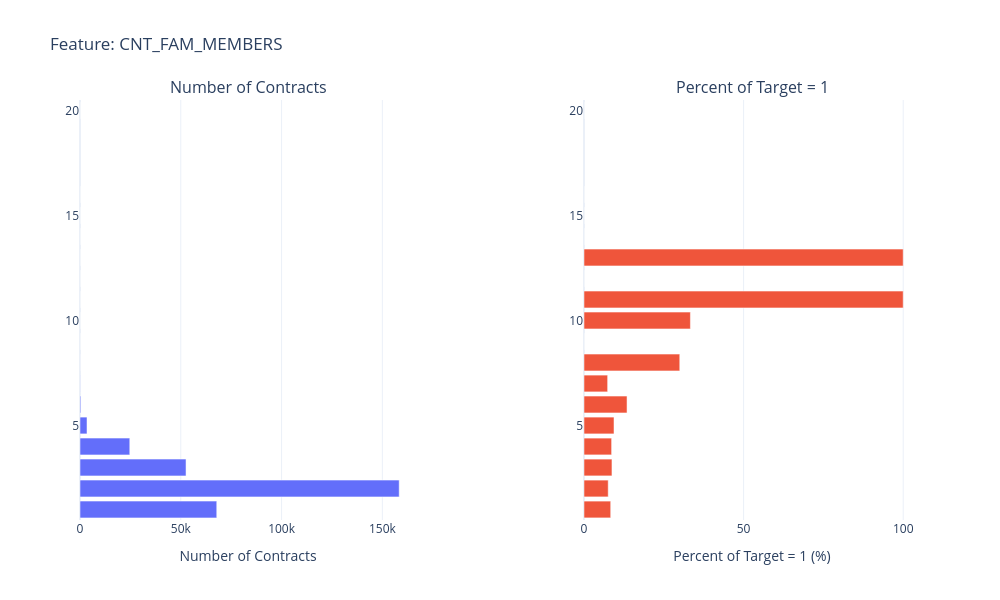

Notebook code for this chart:
### Markdown cell above
**Number of family members of client**

### Code cell
plot_stats('CNT_FAM_MEMBERS',True)

### Figure 1 — Plotly figure (JSON) as saved in the notebook; plotly's stock layout.template omitted (floating-point values rounded to 4 significant figures)
{"data": [{"orientation": "h", "type": "bar", "x": [1, 1, 1, 2, 2, 2, 2, 3, 6, 20, 81, 408, 3478, 24697, 52601, 67847, 158357], "xaxis": "x", "y": [11, 13, 15, 16, 20, 12, 14, 10, 9, 8, 7, 6, 5, 4, 3, 1, 2], "yaxis": "y"}, {"orientation": "h", "type": "bar", "x": [0, 0, 0, 0, 0, 0, 7.407, 7.583, 8.364, 8.649, 8.76, 9.402, 13.48, 30, 33.33, 100, 100], "xaxis": "x2", "y": [20, 14, 9, 16, 15, 12, 7, 2, 1, 4, 3, 5, 6, 8, 10, 13, 11], "yaxis": "y2"}], "layout": {"annotations": [{"font": {"size": 16}, "showarrow": false, "text": "Number of Contracts", "x": 0.2, "xanchor": "center", "xref": "paper", "y": 1, "yanchor": "bottom", "yref": "paper"}, {"font": {"size": 16}, "showarrow": false, "text": "Percent of Target = 1", "x": 0.8, "xanchor": "center", "xref": "paper", "y": 1, "yanchor": "bottom", "yref": "paper"}], "height": 600, "showlegend": false, "title": {"text": "Feature: CNT_FAM_MEMBERS"}, "width": 1000, "xaxis": {"anchor": "y", "domain": [0, 0.4], "title": {"text": "Number of Contracts"}}, "xaxis2": {"anchor": "y2", "domain": [0.6, 1], "title": {"text": "Percent of Target = 1 (%)"}}, "yaxis": {"anchor": "x", "domain": [0, 1]}, "yaxis2": {"anchor": "x2", "domain": [0, 1]}}}
